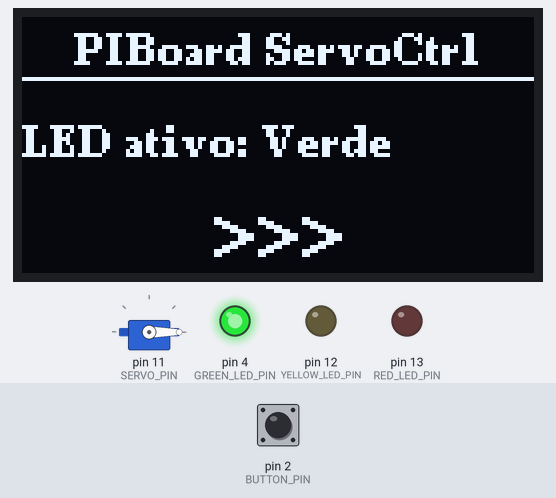
Bench run of a program on a simulated Arduino Uno, built with avr-gcc and run on an emulated ATmega328P. Parts: 128×64 one-colour display, servo, output pins drawn as LEDs (lit = HIGH). The test bench sets the inputs (shaded band); at power-on: pin 2 (BUTTON_PIN) HIGH. What the program prints to the serial monitor is not drawn.

Above: at 3.4 s.
3.5 s: pin 2 (BUTTON_PIN) pulled LOW for 0.15 s
At 4.2 s:
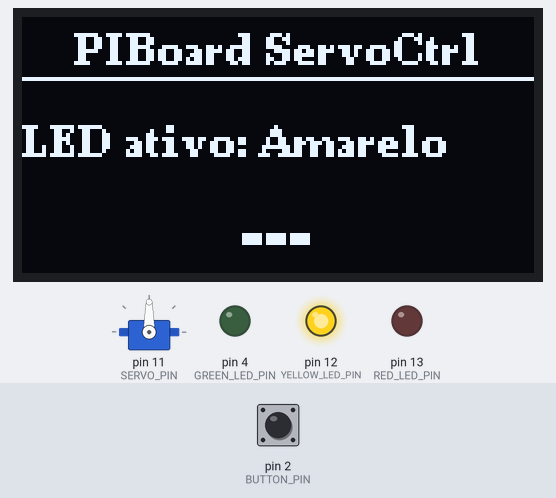
5.1 s: pin 2 (BUTTON_PIN) pulled LOW for 1 s
At 5.7 s:
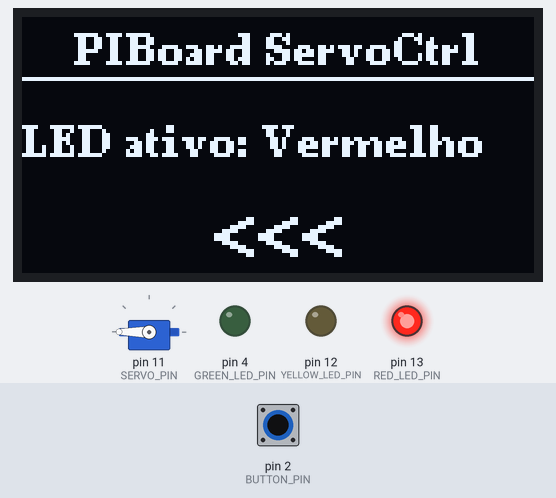
7.6 s: pin 2 (BUTTON_PIN) pulled LOW for 0.15 s
At 7.61 s:
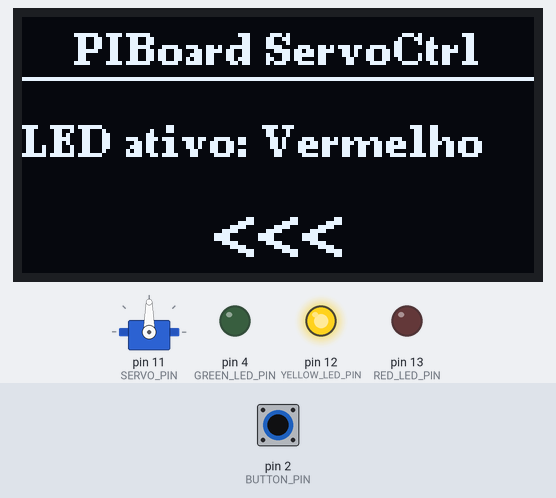
9.2 s: pin 2 (BUTTON_PIN) pulled LOW for 3.2 s
At 9.21 s:
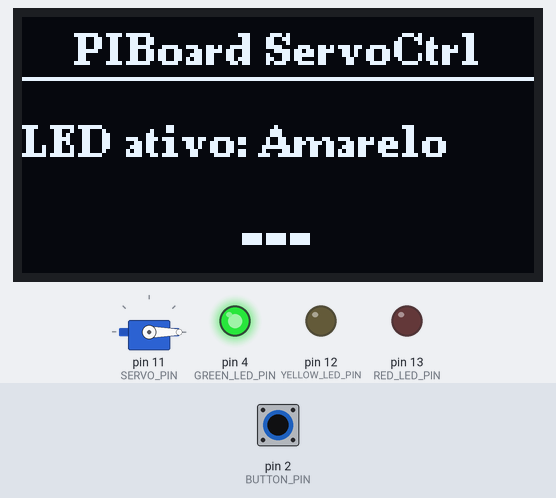
Timing chart, 0 to 12.2 s (numbered marks = the images above; inputs shaded):
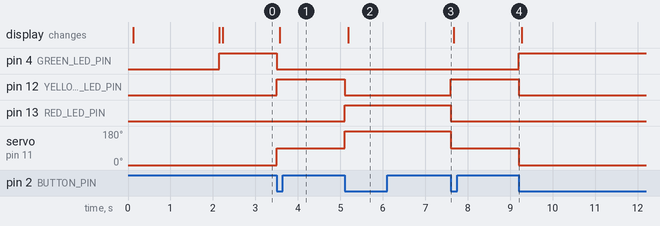

Measured:
- after the input at 3.5 s, pin 4 (GREEN_LED_PIN): HIGH → LOW at once; pin 12 (YELLOW_LED_PIN): LOW → HIGH at once; servo on pin 11 (SERVO_PIN): 0° → 90° at once; the display: changes after 0.08 s (image 1)
- after the input at 5.1 s, pin 12 (YELLOW_LED_PIN): HIGH → LOW at once; pin 13 (RED_LED_PIN): LOW → HIGH at once; servo on pin 11 (SERVO_PIN): 90° → 180° at once; the display: changes after 0.08 s (image 2)
- after the input at 7.6 s, pin 12 (YELLOW_LED_PIN): LOW → HIGH at once; pin 13 (RED_LED_PIN): HIGH → LOW at once; servo on pin 11 (SERVO_PIN): 180° → 90° at once
- after the input at 9.2 s, pin 4 (GREEN_LED_PIN): LOW → HIGH at once; pin 12 (YELLOW_LED_PIN): HIGH → LOW at once; servo on pin 11 (SERVO_PIN): 90° → 0° at once

The program:

main.cpp
```cpp
#include "lcd.h"
#include <Arduino.h>
#include <Servo.h>

// Button pin number
const int BUTTON_PIN = 2; // Pino 2 suporta interrupções externas no Arduino Uno

// LED pins
const int GREEN_LED_PIN = 4;
const int YELLOW_LED_PIN = 12;
const int RED_LED_PIN = 13;

// Servo motor pin number
const int SERVO_PIN = 11;

// Global variables
Servo myServo;
DisplayController oled;

int currentState = 0;
int direction = 1;

// Variáveis para a Interrupção (ISR)
volatile bool buttonPressedFlag = false;
volatile unsigned long lastInterruptTime = 0;

// Rotina de Serviço de Interrupção (ISR) do Botão
void buttonISR() {
  unsigned long interruptTime = millis();
  // Debounce direto na interrupção (ignora ruídos < 200ms)
  if (interruptTime - lastInterruptTime > 200) {
    buttonPressedFlag = true;
    lastInterruptTime = interruptTime;
  }
}

// Updates the hardware (LEDs, servo, and display) based on the current state
void updateHardware(int state) {
  digitalWrite(GREEN_LED_PIN, LOW);
  digitalWrite(YELLOW_LED_PIN, LOW);
  digitalWrite(RED_LED_PIN, LOW);

  const __FlashStringHelper* ledName = nullptr;
  int servoAngle = 0;

  switch (state) {
  case 0:
    Serial.println(F("State 0: Green LED / Servo 0 deg"));
    digitalWrite(GREEN_LED_PIN, HIGH);
    servoAngle = 0;
    ledName = F("Verde");
    break;

  case 1:
    Serial.println(F("State 1: Yellow LED / Servo 90 deg"));
    digitalWrite(YELLOW_LED_PIN, HIGH);
    servoAngle = 90;
    ledName = F("Amarelo");
    break;

  case 2:
    Serial.println(F("State 2: Red LED / Servo 180 deg"));
    digitalWrite(RED_LED_PIN, HIGH);
    servoAngle = 180;
    ledName = F("Vermelho");
    break;
  }

  myServo.write(servoAngle);

  // Atualiza o display instantaneamente via a classe DisplayController
  oled.showState(state, direction, ledName);
}

// Initializes pins and serial communication
void setup() {
  Serial.begin(9600);
  Serial.println(F("Starting PiBoard Test..."));

  // Inicializa a classe DisplayController
  oled.begin();
  oled.showWelcomeMessage();

  pinMode(GREEN_LED_PIN, OUTPUT);
  pinMode(YELLOW_LED_PIN, OUTPUT);
  pinMode(RED_LED_PIN, OUTPUT);

  // Configura o pino com pullup e anexa a interrupção de hardware na borda de descida (FALLING)
  pinMode(BUTTON_PIN, INPUT_PULLUP);
  attachInterrupt(digitalPinToInterrupt(BUTTON_PIN), buttonISR, FALLING);

  myServo.attach(SERVO_PIN);

  // Coloca o hardware no estado inicial e já atualiza o display
  updateHardware(currentState);

  Serial.println(F("Setup Done!"));
}

// Main loop function. Handles button presses non-blockingly
void loop() {
  // Verifica se a interrupção de hardware detectou um clique válido
  if (buttonPressedFlag) {
    buttonPressedFlag = false; // Limpa a flag

    currentState += direction;

    if (currentState >= 2) {
      direction = -1;
    } else if (currentState <= 0) {
      direction = 1;
    }

    updateHardware(currentState);

    Serial.print(F("State: "));
    Serial.println(currentState);
  }
}
```

lcd.h
```cpp
#ifndef LCD_H
#define LCD_H

#include <Arduino.h>

/**
 * @class DisplayController
 * @brief Classe modular para controlar o display OLED do projeto PiBoard.
 */
class DisplayController {
public:
  // Inicializa o display OLED via I2C de Hardware
  void begin();

  // Exibe a tela de boas-vindas
  void showWelcomeMessage();

  // Atualiza o display com as informacoes requisitadas pelo usuario
  // Utiliza __FlashStringHelper* para suportar a macro F() na chamada e economizar RAM
  void showState(int state, int direction, const __FlashStringHelper* ledName);
};

#endif // LCD_H
```

lcd.cpp
```cpp
#include "lcd.h"
#include <U8g2lib.h>

// A PIBoard utiliza os pinos 7 e 8 para comunicar com a tela, necessitando do
// I2C por Software. A classe "F" aloca 1024 bytes de RAM para um buffer oculto,
// evitando a cintilação (flicker).
U8G2_SSD1306_128X64_NONAME_F_SW_I2C display(U8G2_R0, /* clock=*/8, /* data=*/7,
                                            /* reset=*/U8X8_PIN_NONE);

void DisplayController::begin() {
  Serial.println(F("Inicializando display OLED via U8g2 (Software I2C)..."));

  display.begin();

  Serial.println(F("Display OLED inicializado com sucesso."));
}

void DisplayController::showWelcomeMessage() {
  display.clearBuffer();
  display.setFont(u8g2_font_ncenB08_tr);

  const char *title = "PIBoard ServoCtrl";
  int textWidth = display.getStrWidth(title);

  // A biblioteca U8g2 desenha usando a base da letra (baseline), então o Y deve
  // ser maior que 0.
  display.setCursor((128 - textWidth) / 2, 25);
  display.print(title);

  const char *subtitle = "Iniciando...";
  textWidth = display.getStrWidth(subtitle);
  display.setCursor((128 - textWidth) / 2, 45);
  display.print(subtitle);

  display.sendBuffer();

  delay(2000); // É seguro usar delay() aqui pois é apenas na inicialização
               // (setup)

  display.clearBuffer();
  display.sendBuffer();
}

void DisplayController::showState(int state, int direction,
                                  const __FlashStringHelper *ledName) {
  display.clearBuffer();
  display.setFont(u8g2_font_ncenB08_tr);

  // -- 1. Header Centralizado --
  const char *headerText = "PIBoard ServoCtrl";
  int textWidth = display.getStrWidth(headerText);
  display.setCursor((128 - textWidth) / 2, 12);
  display.print(headerText);
  display.drawHLine(0, 15, 128); // Linha separadora

  // -- 2. Informacoes Dinâmicas do Hardware --
  display.setCursor(0, 35);
  display.print(F("LED ativo: "));
  display.print(ledName);

  // -- 3. Direção (Setas Centralizadas) --
  display.setFont(
      u8g2_font_ncenB14_tr); // Aumenta a fonte para destacar a direção

  const char *dirStr = "";
  if (state == 1) {
    dirStr = "---"; // Se estiver em 90 graus, exibe a barrinha indicando parada
  } else {
    dirStr = (direction == 1) ? ">>>" : "<<<";
  }

  int dirWidth = display.getStrWidth(dirStr);
  display.setCursor((128 - dirWidth) / 2, 60);
  display.print(dirStr);

  // -- 4. Renderiza na tela via Full Buffer --
  display.sendBuffer();
}
```
